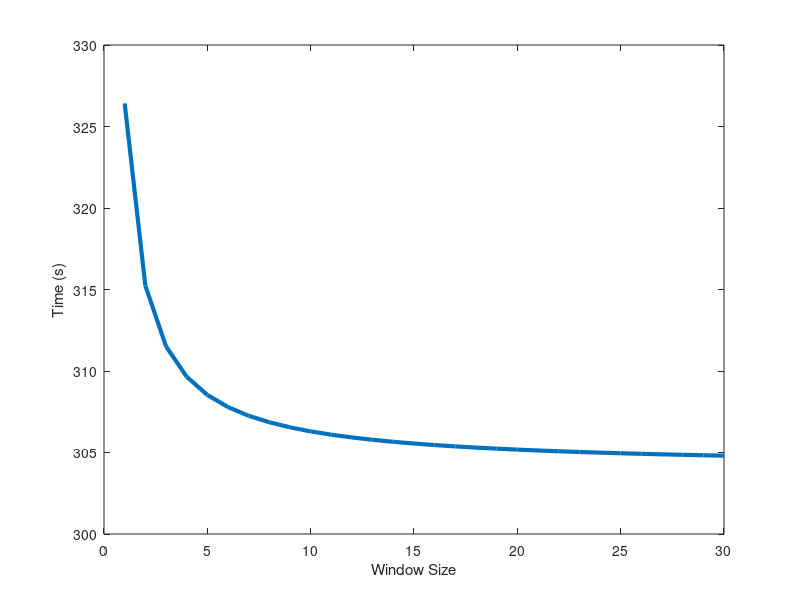

MATLAB code to generate this figure:
% Inputs
data_rate_bps = 3000;
pass_len_mins = 10;
RTT_ms = 50;
packet_size = 255;  % bytes
payload_size = 240; % bytes
data_size = 102400; % bytes

% Intermediates
data_rate = floor(data_rate_bps / 8); % Bps
pass_len = pass_len_mins * 60; % s
RTT = RTT_ms / 1000;

WS = 1:30;

frame_size = packet_size * WS;
frame_content = payload_size * WS;

total_time = (frame_size ./ data_rate + RTT) .* (data_size .* 1.048) ./ frame_content;
plot(WS,total_time, 'LineWidth', 3);
xlabel('Window Size'); ylabel('Time (s)')